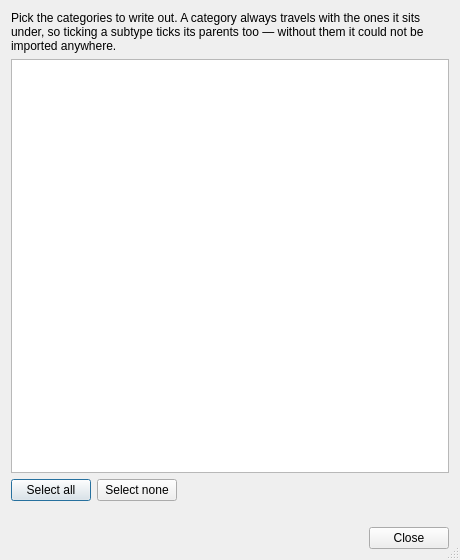
<?xml version="1.0" encoding="UTF-8"?>
<ui version="4.0">
 <class>CategoryExportDialog</class>
 <widget class="QDialog" name="CategoryExportDialog">
  <property name="geometry">
   <rect>
    <x>0</x>
    <y>0</y>
    <width>460</width>
    <height>560</height>
   </rect>
  </property>
  <property name="windowTitle">
   <string>Export Categories</string>
  </property>
  <property name="sizeGripEnabled">
   <bool>true</bool>
  </property>
  <layout class="QVBoxLayout" name="mainLayout">
   <item>
    <widget class="QLabel" name="hintLabel">
     <property name="text">
      <string>Pick the categories to write out. A category always travels with the ones it sits under, so ticking a subtype ticks its parents too — without them it could not be imported anywhere.</string>
     </property>
     <property name="wordWrap">
      <bool>true</bool>
     </property>
    </widget>
   </item>
   <item>
    <widget class="QTreeWidget" name="categoryTree">
     <property name="rootIsDecorated">
      <bool>true</bool>
     </property>
     <property name="uniformRowHeights">
      <bool>true</bool>
     </property>
     <property name="editTriggers">
      <set>QAbstractItemView::NoEditTriggers</set>
     </property>
     <attribute name="headerVisible">
      <bool>false</bool>
     </attribute>
     <column>
      <property name="text">
       <string notr="true">Category</string>
      </property>
     </column>
    </widget>
   </item>
   <item>
    <layout class="QHBoxLayout" name="selectionLayout">
     <item>
      <widget class="QPushButton" name="selectAllButton">
       <property name="text">
        <string>Select all</string>
       </property>
      </widget>
     </item>
     <item>
      <widget class="QPushButton" name="selectNoneButton">
       <property name="text">
        <string>Select none</string>
       </property>
      </widget>
     </item>
     <item>
      <spacer name="selectionSpacer">
       <property name="orientation">
        <enum>Qt::Horizontal</enum>
       </property>
       <property name="sizeHint" stdset="0">
        <size>
         <width>40</width>
         <height>20</height>
        </size>
       </property>
      </spacer>
     </item>
    </layout>
   </item>
   <item>
    <widget class="QLabel" name="statusLabel">
     <property name="text">
      <string notr="true"/>
     </property>
     <property name="wordWrap">
      <bool>true</bool>
     </property>
     <property name="textInteractionFlags">
      <set>Qt::TextSelectableByMouse</set>
     </property>
    </widget>
   </item>
   <item>
    <widget class="QDialogButtonBox" name="buttonBox">
     <property name="orientation">
      <enum>Qt::Horizontal</enum>
     </property>
     <property name="standardButtons">
      <set>QDialogButtonBox::Close</set>
     </property>
    </widget>
   </item>
  </layout>
 </widget>
 <resources/>
 <connections/>
</ui>
